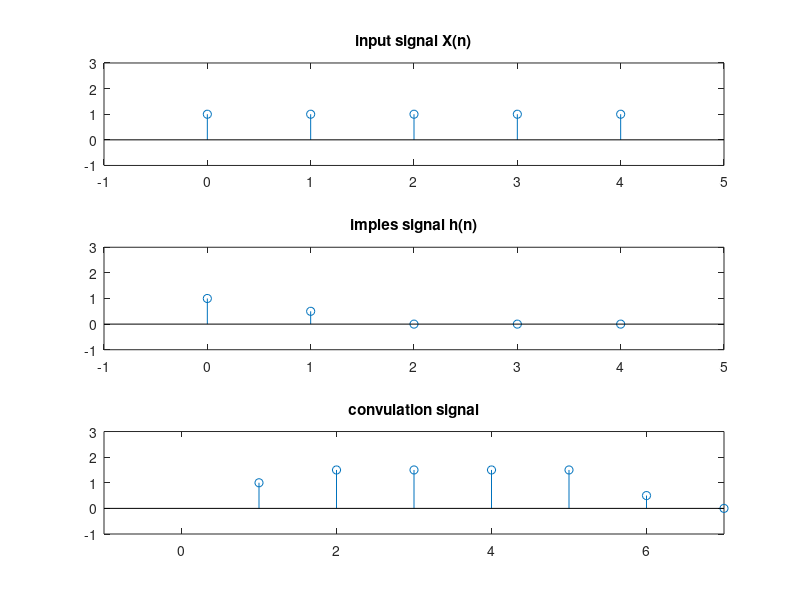

Here is the MATLAB script that generated this plot:
%discrete convolution
t=0:4;
x=[1 1 1 1 1];  % input signal as vector
subplot(311);
stem(t,x);
title('input signal X(n)')
xlim([-1 5]);
ylim([-1 3]);

h=[1 .5 0 0 0];        % may be inpulse signal(don't sure how!)
subplot(312);
stem(t,h);
title('imples signal h(n)')
xlim([-1 5]);
ylim([-1 3]);

conv(x,h);
subplot(313);
stem(ans);
title('convulation signal')
xlim([-1 7]);
ylim([-1 3]);














